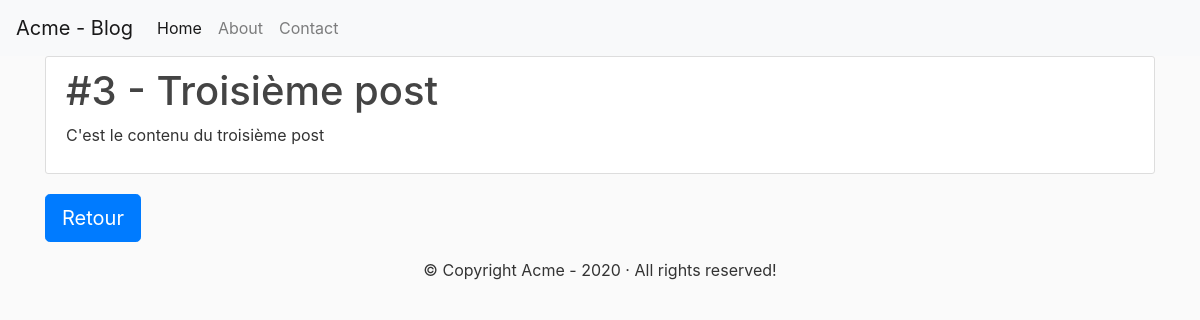
/posts/3/, run on the app's committed database.
### blog/models.py (models this page shows, shortened)
class TimestampModel(models.Model):
    created_at = models.DateTimeField(auto_now_add=True)
    updated_at = models.DateTimeField(auto_now=True)
    class Meta:
        abstract = True

class Post(TimestampModel):
    title = models.CharField(max_length=255)
    content = models.TextField()

### blog/views.py (the view)
# urls.py: path('posts/<int:id>/', views.show, name='blog-post'),
def show(request, id):
    post = get_object_or_404(Post, pk=id)  # Post.objects.filter(pk=id).first()
    return render(request, 'blog/show.html', {'post': post, 'title': 'Post {}'.format(id)})

### blog/templates/blog/show.html
{% extends 'layouts/base.html' %}
{% block content %}
    <article class="content-section">
        <h1>#{{ post.id }} - {{ post.title }}</h1>
        <p>{{ post.content }}</p>
    </article>
    <a class="btn btn-primary btn-lg" href="{% url 'blog:blog-home' %}">Retour</a>
{% endblock %}

### blog/static/blog/css/style.css (style rules this page uses)
body { background: #fafafa; color: #333333; }
h1, h2, h3, h4, h5, h6 { color: #444444; }
.content-section { background: #ffffff; padding: 10px 20px; border: 1px solid #dddddd; border-radius: 3px; margin-bottom: 20px; }

### data on the page
Post: id "3", title "Troisième post", content "C'est le contenu du troisième post"
